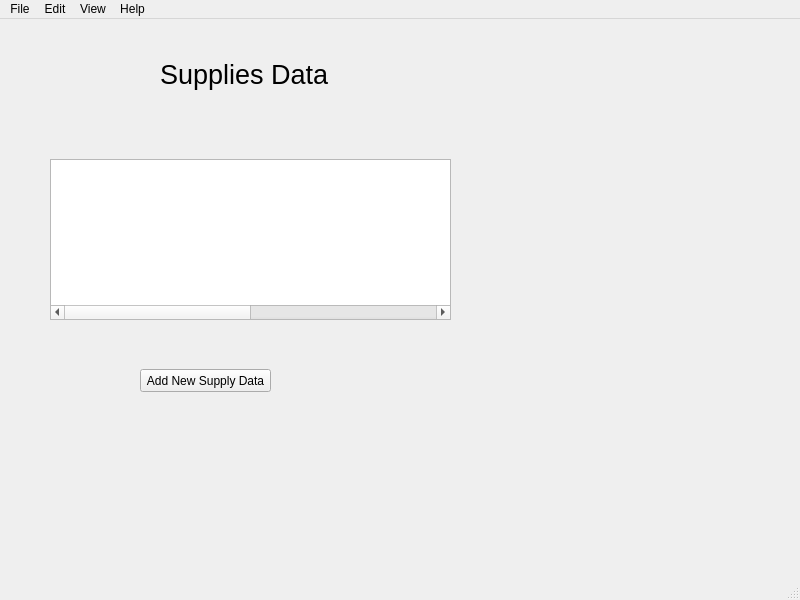
<?xml version="1.0" encoding="UTF-8"?>
<ui version="4.0">
 <class>ViewSuppliesWindow</class>
 <widget class="QMainWindow" name="ViewSuppliesWindow">
  <property name="geometry">
   <rect>
    <x>0</x>
    <y>0</y>
    <width>800</width>
    <height>600</height>
   </rect>
  </property>
  <property name="windowTitle">
   <string>CET System</string>
  </property>
  <widget class="QWidget" name="centralwidget">
   <widget class="QLabel" name="label">
    <property name="geometry">
     <rect>
      <x>160</x>
      <y>30</y>
      <width>221</width>
      <height>51</height>
     </rect>
    </property>
    <property name="font">
     <font>
      <pointsize>20</pointsize>
     </font>
    </property>
    <property name="text">
     <string>Supplies Data</string>
    </property>
   </widget>
   <widget class="QTableWidget" name="tableWidget">
    <property name="geometry">
     <rect>
      <x>50</x>
      <y>140</y>
      <width>401</width>
      <height>161</height>
     </rect>
    </property>
    <property name="minimumSize">
     <size>
      <width>401</width>
      <height>0</height>
     </size>
    </property>
    <property name="maximumSize">
     <size>
      <width>401</width>
      <height>16777215</height>
     </size>
    </property>
    <attribute name="horizontalHeaderVisible">
     <bool>false</bool>
    </attribute>
    <attribute name="horizontalHeaderDefaultSectionSize">
     <number>150</number>
    </attribute>
    <attribute name="horizontalHeaderMinimumSectionSize">
     <number>27</number>
    </attribute>
    <column>
     <property name="text">
      <string>City</string>
     </property>
    </column>
    <column>
     <property name="text">
      <string>Types of Supplies</string>
     </property>
    </column>
    <column>
     <property name="text">
      <string>Number of Supplies</string>
     </property>
     <property name="font">
      <font>
       <pointsize>8</pointsize>
      </font>
     </property>
    </column>
    <column>
     <property name="text">
      <string>Edit</string>
     </property>
    </column>
   </widget>
   <widget class="QPushButton" name="pushButton">
    <property name="geometry">
     <rect>
      <x>140</x>
      <y>350</y>
      <width>131</width>
      <height>23</height>
     </rect>
    </property>
    <property name="text">
     <string>Add New Supply Data</string>
    </property>
   </widget>
  </widget>
  <widget class="QMenuBar" name="menubar">
   <property name="geometry">
    <rect>
     <x>0</x>
     <y>0</y>
     <width>800</width>
     <height>21</height>
    </rect>
   </property>
   <widget class="QMenu" name="menuFile">
    <property name="title">
     <string>File</string>
    </property>
    <addaction name="actionClose"/>
    <addaction name="actionMap"/>
    <addaction name="actionAdd_Disease"/>
    <addaction name="actionAdd_Supply"/>
    <addaction name="actionCreate_Shipment"/>
    <addaction name="actionManage_Shipment"/>
    <addaction name="actionView_Diseases"/>
   </widget>
   <widget class="QMenu" name="menuEdit">
    <property name="title">
     <string>Edit</string>
    </property>
   </widget>
   <widget class="QMenu" name="menuView">
    <property name="title">
     <string>View</string>
    </property>
    <addaction name="actionZoom_In"/>
    <addaction name="actionZoom_Out"/>
   </widget>
   <widget class="QMenu" name="menuHelp">
    <property name="title">
     <string>Help</string>
    </property>
   </widget>
   <addaction name="menuFile"/>
   <addaction name="menuEdit"/>
   <addaction name="menuView"/>
   <addaction name="menuHelp"/>
  </widget>
  <widget class="QStatusBar" name="statusbar"/>
  <action name="actionClose">
   <property name="text">
    <string>Close</string>
   </property>
  </action>
  <action name="actionZoom_In">
   <property name="text">
    <string>Zoom In</string>
   </property>
  </action>
  <action name="actionZoom_Out">
   <property name="text">
    <string>Zoom Out</string>
   </property>
  </action>
  <action name="actionMap">
   <property name="text">
    <string>Map</string>
   </property>
  </action>
  <action name="actionAdd_Disease">
   <property name="text">
    <string>Add Disease</string>
   </property>
  </action>
  <action name="actionAdd_Supply">
   <property name="text">
    <string>Add Supply</string>
   </property>
  </action>
  <action name="actionCreate_Shipment">
   <property name="text">
    <string>Create Shipment</string>
   </property>
  </action>
  <action name="actionManage_Shipment">
   <property name="text">
    <string>Manage Shipment</string>
   </property>
  </action>
  <action name="actionView_Diseases">
   <property name="text">
    <string>View Diseases</string>
   </property>
  </action>
 </widget>
 <resources/>
 <connections/>
</ui>
